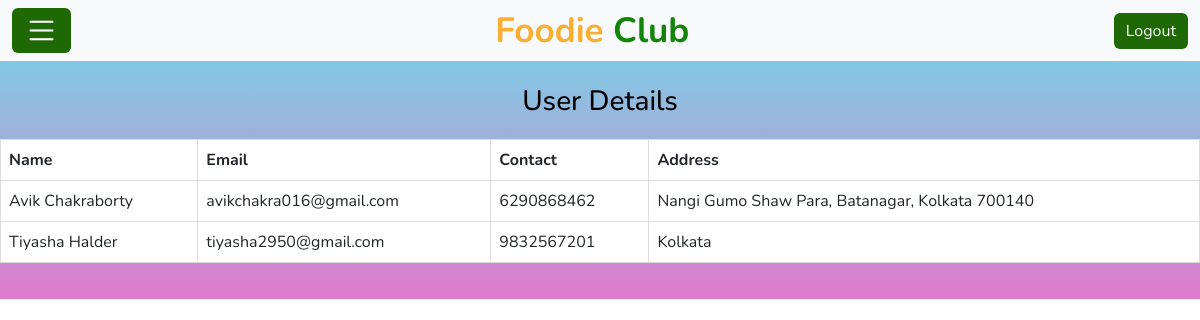
The app's page /view_users/ (signed in) with its own data.
### Customer/models.py (models this page shows)
class Customer(models.Model):
    cust_id=models.AutoField(primary_key=True)
    name=models.CharField(max_length=100)
    profile_picture=models.ImageField(upload_to='profile_picture/',validators=[validate_image])
    email=models.EmailField(unique=True)
    password=models.CharField(max_length=50)
    mobile_number=models.BigIntegerField(unique=True)
    address=models.CharField(max_length=300)

### Admin/views.py (the view)
# urls.py: path('view_users/',views.view_users,name="view_users"),
def view_users(request):
    email=request.session.get('email')
    if request.session and Admin.objects.filter(email=email).exists():
        cus=Customer.objects.all()
        return render(request,'View_users.html',{'cus':cus})
    else:
        return redirect('error')

### templates/View_users.html (shortened to what this page needs)
<!DOCTYPE html>
<html lang="en">
<head>
    {% load static %}
    <link href="https://cdn.jsdelivr.net/npm/bootstrap@5.3.0-alpha3/dist/css/bootstrap.min.css" rel="stylesheet">
    <link rel="stylesheet" href="https://cdn.jsdelivr.net/npm/bootstrap-icons@1.11.3/font/bootstrap-icons.min.css">
</head>
<body>
    <div class="navbar navbar-expand-lg bg-light navbar-light">
        <div class="container-fluid">
            <a class="btn btn-primary navbar-brand" data-bs-toggle="offcanvas" href="#offcanvasExample" role="button" aria-controls="offcanvasExample">
                <i class="bi bi-list" style="color: white;"></i>
            </a>
            <a href="/" class="navbar-brand">Foodie <span>Club</span></a>
            <a href="/logout"><button type="button" class="btn btn-primary">Logout</button></a>
        </div>
    </div>
    <h3 style="text-align: center;margin-top: 2%;">User Details</h3>
    <div class="table-wrapper">
        <table class="table">
            <thead>
                <tr>
                    <th scope="col">Name</th>
                    <th scope="col">Email</th>
                    <th scope="col">Contact</th>
                    <th scope="col">Address</th>
                </tr>
            </thead>
            <tbody>
                {% for obj in cus %}
                    <tr>
                        <td scope="row">{{ obj.name }}</td>
                        <td>{{ obj.email }}</td>
                        <td>{{ obj.mobile_number }}</td>
                        <td>{{ obj.address }}</td>
                    </tr>
                {% endfor %}
            </tbody>
        </table>
    </div>
</body>
</html>

### templates/View_users.html (style rules this page uses)
body { color: black; margin: 0; font-family: 'Nunito', sans-serif; background: linear-gradient(rgb(105, 221, 234), rgb(224, 122, 204)); background-repeat: no-repeat; }
.btn-primary { background-color: #1e6905; border: none; }
.navbar .navbar-brand { margin: 0; color: #fbaf32; font-size: 35px; line-height: 0px; font-weight: 700; font-family: 'Nunito', sans-serif; transition: .5s; }
.navbar .navbar-brand span { color: #128408; }
.table-wrapper { overflow-x: auto; -webkit-overflow-scrolling: touch; }
table { width: 100%; border-collapse: collapse; }
th, td { padding: 8px; border: 1px solid #ddd; text-align: left; }
th { background-color: #f8f9fa; }
.table-wrapper { margin: 20px 0; }

### records on screen
Customer: name "Avik Chakraborty", email "avikchakra016@gmail.com", mobile_number "6290868462", address "Nangi Gumo Shaw Para, Batanagar, Kolkata 700140"
Customer: name "Tiyasha Halder", email "tiyasha2950@gmail.com", mobile_number "9832567201", address "Kolkata"
